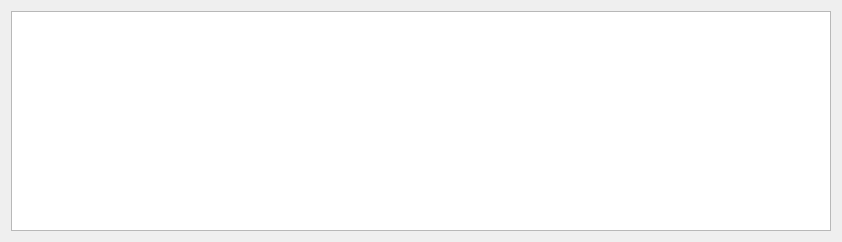
<?xml version="1.0" encoding="UTF-8"?>
<ui version="4.0">
 <class>MainMonitoringTab</class>
 <widget class="QWidget" name="MainMonitoringTab">
  <property name="geometry">
   <rect>
    <x>0</x>
    <y>0</y>
    <width>820</width>
    <height>220</height>
   </rect>
  </property>
  <layout class="QVBoxLayout" name="verticalLayout">
   <item>
    <widget class="QGraphicsView" name="graphicsview_map">
     <property name="minimumSize">
      <size>
       <width>820</width>
       <height>220</height>
      </size>
     </property>
    </widget>
   </item>
  </layout>
 </widget>
 <resources/>
 <connections/>
</ui> 
